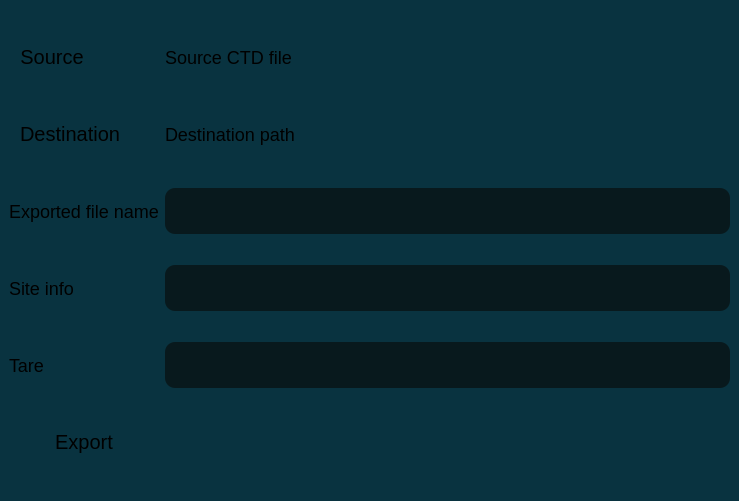
<?xml version="1.0" encoding="UTF-8"?>
<ui version="4.0">
 <class>Form</class>
 <widget class="QWidget" name="Form">
  <property name="geometry">
   <rect>
    <x>0</x>
    <y>0</y>
    <width>739</width>
    <height>501</height>
   </rect>
  </property>
  <property name="windowTitle">
   <string>Form</string>
  </property>
  <property name="styleSheet">
   <string notr="true">* {
	background-color: rgb(9, 51, 64); 
	border-radius: 10px;
	font-size: 16px;
}

QLabel {
	font-size: 18px;
}

QLineEdit {
	background-color: rgb(8, 25, 29);
	font-size: 20px;
	padding: 10px;
	qproperty-frame: false ;
}

QLineEdit:focus{
	outline: none !important;
	border: 2px solid rgb(45, 75, 99)
}

QPushButton {
	border: 1px solid transparent;
	font-size: 20px;
	padding: 10px 10px;
	text-align: center;
}

QPushButton:disabled {
	color: rgba(255, 255, 255, 100);
}</string>
  </property>
  <layout class="QVBoxLayout" name="verticalLayout">
   <property name="leftMargin">
    <number>0</number>
   </property>
   <property name="topMargin">
    <number>0</number>
   </property>
   <property name="rightMargin">
    <number>0</number>
   </property>
   <property name="bottomMargin">
    <number>0</number>
   </property>
   <item>
    <widget class="QWidget" name="central_widget" native="true">
     <property name="styleSheet">
      <string notr="true"/>
     </property>
     <layout class="QGridLayout" name="gridLayout_3" columnstretch="0,0">
      <item row="2" column="1">
       <widget class="QLineEdit" name="export_profile_file_name"/>
      </item>
      <item row="0" column="0" alignment="Qt::AlignLeft">
       <widget class="QPushButton" name="export_source_profile_btn">
        <property name="cursor">
         <cursorShape>PointingHandCursor</cursorShape>
        </property>
        <property name="styleSheet">
         <string notr="true"/>
        </property>
        <property name="text">
         <string>Source</string>
        </property>
        <property name="color" stdset="0">
         <string>secondary</string>
        </property>
       </widget>
      </item>
      <item row="3" column="1">
       <widget class="QLineEdit" name="export_site_info"/>
      </item>
      <item row="4" column="1">
       <widget class="QLineEdit" name="export_tare"/>
      </item>
      <item row="2" column="0">
       <widget class="QLabel" name="label_3">
        <property name="text">
         <string>Exported file name</string>
        </property>
        <property name="bg" stdset="0">
         <string>none</string>
        </property>
       </widget>
      </item>
      <item row="4" column="0">
       <widget class="QLabel" name="label_2">
        <property name="text">
         <string>Tare</string>
        </property>
        <property name="bg" stdset="0">
         <string>none</string>
        </property>
       </widget>
      </item>
      <item row="1" column="0" alignment="Qt::AlignLeft">
       <widget class="QPushButton" name="export_destination_folder_btn">
        <property name="cursor">
         <cursorShape>PointingHandCursor</cursorShape>
        </property>
        <property name="styleSheet">
         <string notr="true"/>
        </property>
        <property name="text">
         <string>Destination</string>
        </property>
        <property name="color" stdset="0">
         <string>secondary</string>
        </property>
       </widget>
      </item>
      <item row="3" column="0" alignment="Qt::AlignLeft">
       <widget class="QLabel" name="label">
        <property name="text">
         <string>Site info</string>
        </property>
        <property name="bg" stdset="0">
         <string>none</string>
        </property>
       </widget>
      </item>
      <item row="1" column="1">
       <widget class="QLabel" name="export_destination_profile_folder_label">
        <property name="font">
         <font>
          <pointsize>-1</pointsize>
         </font>
        </property>
        <property name="acceptDrops">
         <bool>true</bool>
        </property>
        <property name="styleSheet">
         <string notr="true"/>
        </property>
        <property name="text">
         <string>Destination path</string>
        </property>
       </widget>
      </item>
      <item row="0" column="1">
       <widget class="QLabel" name="export_source_profile_file_label">
        <property name="font">
         <font>
          <pointsize>-1</pointsize>
         </font>
        </property>
        <property name="acceptDrops">
         <bool>true</bool>
        </property>
        <property name="styleSheet">
         <string notr="true"/>
        </property>
        <property name="text">
         <string>Source CTD file</string>
        </property>
       </widget>
      </item>
      <item row="5" column="0">
       <widget class="QPushButton" name="export_profile_btn">
        <property name="cursor">
         <cursorShape>PointingHandCursor</cursorShape>
        </property>
        <property name="text">
         <string>Export</string>
        </property>
        <property name="color" stdset="0">
         <string>highlight</string>
        </property>
       </widget>
      </item>
     </layout>
    </widget>
   </item>
  </layout>
 </widget>
 <resources/>
 <connections/>
</ui>
